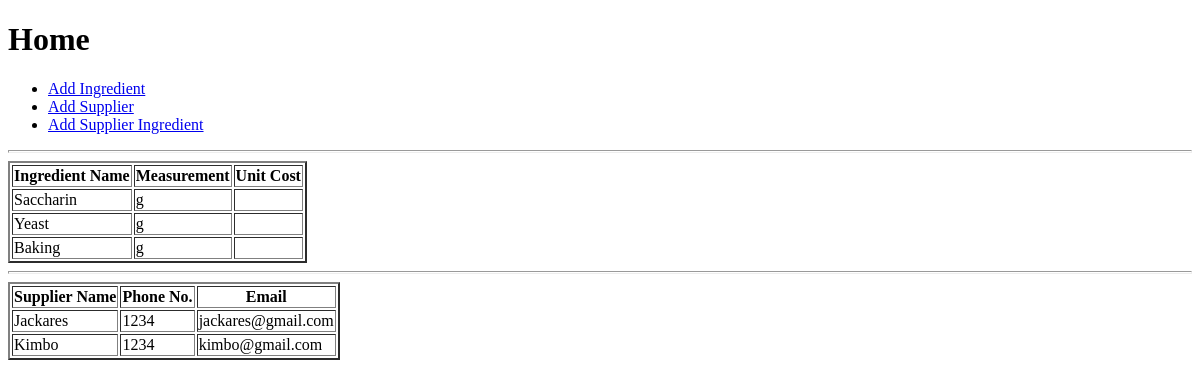
The app's page /, older data.
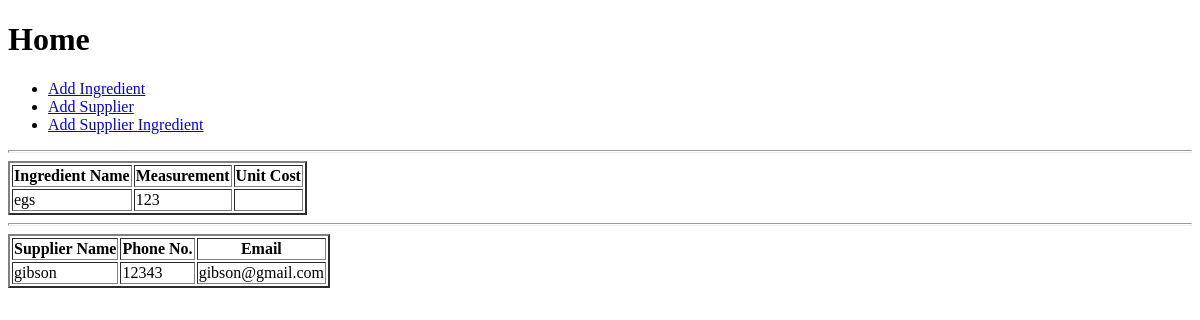
The same page, newer data.
### main.py (models this page shows)
class Ingredient(db.Model):
    __tablename__ = "ingredients"
    id = db.Column(db.Integer, primary_key=True)
    name = db.Column(db.String(50), unique=True, nullable=False)
    unit_of_measurement = db.Column(db.String(12))
    created_at = db.Column(db.DateTime(), default=datetime.datetime.utcnow())
    updated_at = db.Column(db.DateTime(), default=datetime.datetime.utcnow())

class Supplier(db.Model):
    __tablename__ = "suppliers"
    id = db.Column(db.Integer, primary_key=True)
    name = db.Column(db.String(50), unique=True, nullable=False)
    phone_no = db.Column(db.String(13), nullable=False)
    email = db.Column(db.String(50))
    created_at = db.Column(db.DateTime(), default=datetime.datetime.utcnow())
    updated_at = db.Column(db.DateTime(), default=datetime.datetime.utcnow())

### main.py (the view)
@app.route("/")
def index():
    ingredients = Ingredient.query.all()
    suppliers = Supplier.query.all()
    return render_template("index.html", ingredients=ingredients, suppliers=suppliers)

### templates/index.html
{% extends "base.html" %}
{% block content %}
    <h1>Home</h1>
    <ul>
        <li><a href="{{ url_for('add_ingredient')}}">Add Ingredient</a></li>
        <li><a href="{{ url_for('add_supplier')}}">Add Supplier</a></li>
        <li><a href="{{ url_for('add_supplier_ingredient')}}">Add Supplier Ingredient</a></li>
    </ul>
    <hr size="3">
    <table border="2">
        <thead>
            <tr>
                <th>Ingredient Name</th>
                <th>Measurement</th>
                <th>Unit Cost</th>
            </tr>
        </thead>
        <tbody>
            {% for ingredient in ingredients %}
            <tr>
                <td>{{ ingredient.name }}</td>
                <td>{{ ingredient.unit_of_measurement }}</td>
                <td>{{ ingredient.unit_cost }}</td>
            </tr>
            {% endfor %}
        </tbody>
    </table>
    <hr size="3">
    <table border="2">
        <thead>
            <tr>
                <th>Supplier Name</th>
                <th>Phone No.</th>
                <th>Email</th>
            </tr>
        </thead>
        <tbody>
            {% for supplier in suppliers %}
            <tr>
                <td>{{ supplier.name }}</td>
                <td>{{ supplier.phone_no }}</td>
                <td>{{ supplier.email }}</td>
            </tr>
            {% endfor %}
        </tbody>
    </table>
{% endblock %}

Row changes from the older to the newer data that the page shows:
removed Ingredient: name "Saccharin", unit_of_measurement "g"
removed Ingredient: name "Yeast", unit_of_measurement "g"
removed Ingredient: name "Baking", unit_of_measurement "g"
removed Supplier: name "Jackares", phone_no "1234", email "jackares@gmail.com"
removed Supplier: name "Kimbo", phone_no "1234", email "kimbo@gmail.com"
added Ingredient: name "egs", unit_of_measurement "123"
added Supplier: name "gibson", phone_no "12343", email "gibson@gmail.com"
